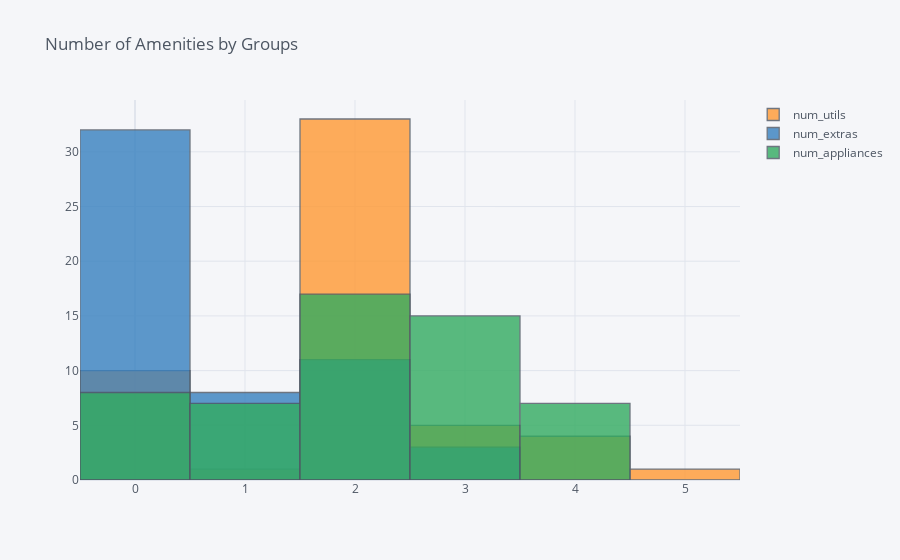

The cell this chart's notebook holds for it:
### Markdown cell above
## Lets look at the bedrooms and the different utilities and extras

### Code cell
df[['num_utils', 'num_extras', 'num_appliances']].iplot(kind='histogram', 
                                                    title='Number of Amenities by Groups')

### Figure 1 — Plotly figure (JSON) as saved in the notebook; plotly's stock layout.template omitted (floating-point values rounded to 4 significant figures)
{"data": [{"histfunc": "count", "histnorm": "", "marker": {"color": "rgba(255, 153, 51, 1.0)", "line": {"color": "#4D5663", "width": 1.3}}, "name": "num_utils", "opacity": 0.8, "orientation": "v", "type": "histogram", "x": [4, 2, 0, 2, 2, 2, 2, 3, 3, 2, 0, 2, 2, 0, 0, 4, 2, 2, 0, 2, 2, 2, 2, 2, 2, 2, 0, 4, 3, 3, 0, 2, 2, 4, 0, 2, 2, 3, 5, 2, 1, 2, 2, 2, 2, 2, 2, 2, 2, 2, 0, 0, 2, 2]}, {"histfunc": "count", "histnorm": "", "marker": {"color": "rgba(55, 128, 191, 1.0)", "line": {"color": "#4D5663", "width": 1.3}}, "name": "num_extras", "opacity": 0.8, "orientation": "v", "type": "histogram", "x": [0, 0, 0, 3, 3, 3, 0, 1, 0, 1, 0, 0, 0, 2, 0, 0, 2, 2, 2, 2, 2, 2, 2, 2, 2, 2, 0, 0, 0, 0, 0, 0, 0, 0, 0, 0, 1, 1, 0, 0, 0, 1, 1, 0, 0, 0, 0, 0, 0, 0, 1, 1, 0, 0]}, {"histfunc": "count", "histnorm": "", "marker": {"color": "rgba(50, 171, 96, 1.0)", "line": {"color": "#4D5663", "width": 1.3}}, "name": "num_appliances", "opacity": 0.8, "orientation": "v", "type": "histogram", "x": [2, 3, 3, 0, 0, 0, 2, 1, 2, 2, 1, 0, 0, 4, 1, 2, 1, 2, 4, 0, 0, 0, 4, 4, 4, 4, 3, 3, 3, 2, 2, 3, 4, 3, 3, 1, 3, 3, 2, 1, 1, 2, 3, 2, 2, 2, 3, 3, 3, 3, 2, 2, 2, 2]}], "layout": {"barmode": "overlay", "legend": {"bgcolor": "#F5F6F9", "font": {"color": "#4D5663"}}, "paper_bgcolor": "#F5F6F9", "plot_bgcolor": "#F5F6F9", "title": {"font": {"color": "#4D5663"}, "text": "Number of Amenities by Groups"}, "xaxis": {"gridcolor": "#E1E5ED", "showgrid": true, "tickfont": {"color": "#4D5663"}, "title": {"font": {"color": "#4D5663"}, "text": ""}, "zerolinecolor": "#E1E5ED"}, "yaxis": {"gridcolor": "#E1E5ED", "showgrid": true, "tickfont": {"color": "#4D5663"}, "title": {"font": {"color": "#4D5663"}, "text": ""}, "zerolinecolor": "#E1E5ED"}}}
